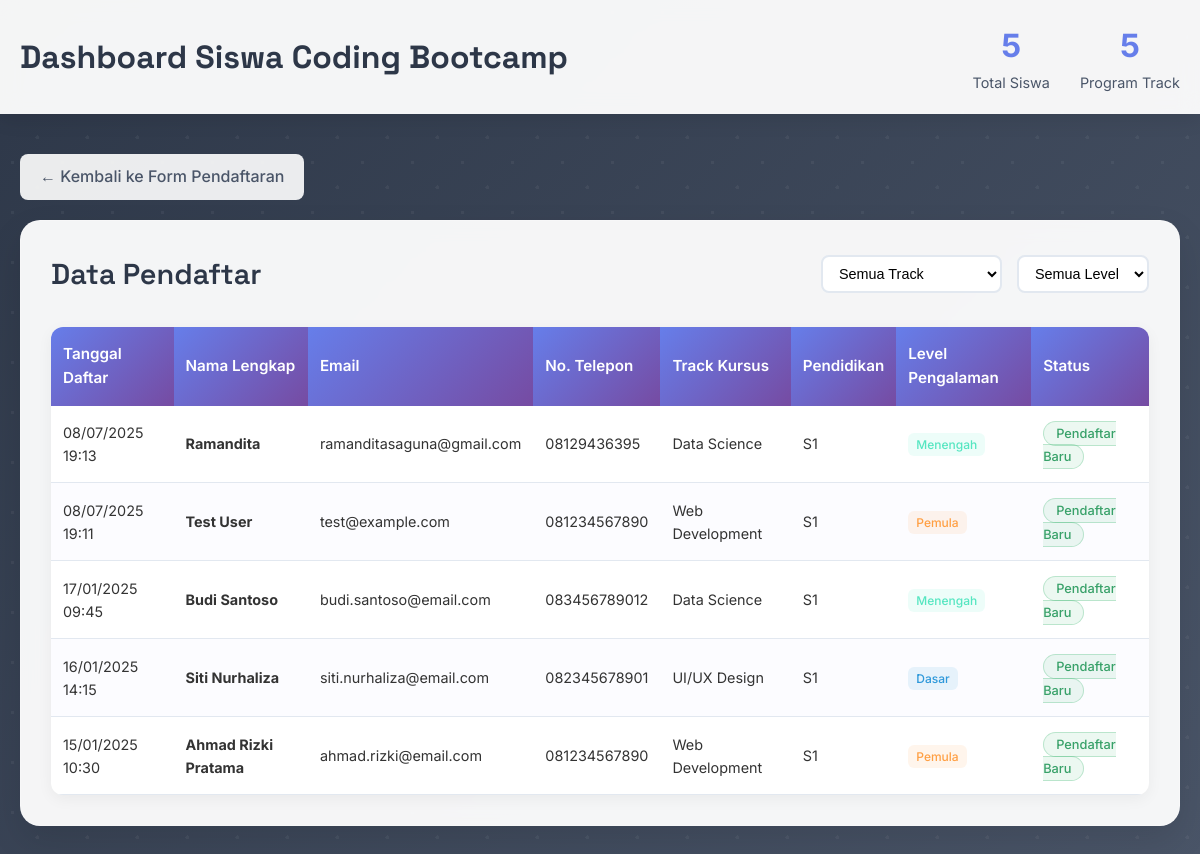
Screenshot of /dashboard/students with the database file from the repository.
### tables this page shows
CREATE TABLE students (
                id INTEGER PRIMARY KEY AUTOINCREMENT,
                enrollment_date TEXT NOT NULL,
                full_name TEXT NOT NULL,
                birth_date TEXT,
                email_address TEXT NOT NULL UNIQUE,
                phone_number TEXT NOT NULL,
                home_address TEXT,
                gender TEXT,
                course_track TEXT,
                education_level TEXT,
                experience_level TEXT,
                career_goals TEXT,
                created_at TEXT DEFAULT CURRENT_TIMESTAMP,
                updated_at TEXT DEFAULT CURRENT_TIMESTAMP
            );

### app.py (the view)
@app.route('/dashboard/students')
def view_students():
    try:
        conn = get_db_connection()
        if conn:
            cursor = conn.cursor()
            select_query = "SELECT * FROM students ORDER BY enrollment_date DESC"
            cursor.execute(select_query)
            rows = cursor.fetchall()
            students_data = []
            for row in rows:
                student_dict = {}
                for key in row.keys():
                    student_dict[key] = row[key]
                if student_dict.get('enrollment_date'):
                    try:
                        student_dict['enrollment_date'] = datetime.strptime(
                            student_dict['enrollment_date'], '%Y-%m-%d %H:%M:%S'
                        )
                    except:
                        pass
                students_data.append(student_dict)
            close_connection(conn, cursor)
            return render_template('dashboard/students.html', students_data=students_data)
        else:
            flash('Gagal terhubung ke database!')
            return redirect(url_for('home'))
    except sqlite3.Error as db_error:
        flash(f'Error database: {str(db_error)}')
        return redirect(url_for('home'))
    except Exception as general_error:
        flash(f'Terjadi kesalahan: {str(general_error)}')
        return redirect(url_for('home'))

### config/database_sqlite.py (called while the page is built)
def get_db_connection():
    try:
        connection = sqlite3.connect(DATABASE_PATH)
        connection.row_factory = sqlite3.Row  # Untuk mendapatkan hasil sebagai dictionary
        print("Berhasil terhubung ke database SQLite")
        return connection
    except Exception as e:
        print(f"Error saat menghubungkan ke database: {e}")
        return None

def close_connection(connection, cursor=None):
    try:
        if cursor:
            cursor.close()
        if connection:
            connection.close()
            print("Koneksi database telah ditutup")
    except Exception as e:
        print(f"Error saat menutup koneksi: {e}")

### templates/dashboard/students.html (shortened to what this page needs)
<!DOCTYPE html>
<html lang="id">
<head>
</head>
<body>
    <div class="dashboard-header">
        <div class="container">
            <div class="header-content">
                <h1 class="dashboard-title">Dashboard Siswa Coding Bootcamp</h1>
                <div class="stats-summary">
                    <div class="stat-item">
                        <div class="stat-number">{{ students_data|length }}</div>
                        <div class="stat-label">Total Siswa</div>
                    </div>
                    <div class="stat-item">
                        <div class="stat-number">5</div>
                        <div class="stat-label">Program Track</div>
                    </div>
                </div>
            </div>
        </div>
    </div>
    <div class="main-content">
        <div class="container">
            <a href="{{ url_for('home') }}" class="back-btn">
                ← Kembali ke Form Pendaftaran
            </a>
            <div class="table-container">
                <div class="table-header">
                    <h2 class="table-title">Data Pendaftar</h2>
                    <div class="filter-controls">
                        <select class="filter-select">
                            <option value="">Semua Track</option>
                        </select>
                        <select class="filter-select">
                            <option value="">Semua Level</option>
                        </select>
                    </div>
                </div>
                {% if students_data %}
                <table class="data-table">
                    <thead>
                        <tr>
                            <th>Tanggal Daftar</th>
                            <th>Nama Lengkap</th>
                            <th>Email</th>
                            <th>No. Telepon</th>
                            <th>Track Kursus</th>
                            <th>Pendidikan</th>
                            <th>Level Pengalaman</th>
                            <th>Status</th>
                        </tr>
                    </thead>
                    <tbody>
                        {% for student in students_data %}
                        <tr>
                            <td>{{ student.enrollment_date.strftime('%d/%m/%Y %H:%M') if student.enrollment_date else '-' }}</td>
                            <td><strong>{{ student.full_name }}</strong></td>
                            <td>{{ student.email_address }}</td>
                            <td>{{ student.phone_number }}</td>
                            <td>{{ student.course_track or '-' }}</td>
                            <td>{{ student.education_level or '-' }}</td>
                            <td>
                                {% if student.experience_level %}
                                    {% set exp_class = 'exp-' + student.experience_level.lower().split('(')[0].strip().replace(' ', '-') %}
                                    <span class="experience-badge {{ exp_class }}">{{ student.experience_level }}</span>
                                {% else %}
                                    -
                                {% endif %}
                            </td>
                            <td>
                                <span class="status-badge status-new">Pendaftar Baru</span>
                            </td>
                        </tr>
                        {% endfor %}
                    </tbody>
                </table>
                {% else %}
                <div class="no-data">
                    <div class="no-data-icon">📊</div>
                    <h3>Belum Ada Data Siswa</h3>
                    <p>Belum ada siswa yang mendaftar ke bootcamp.</p>
                </div>
                {% endif %}
            </div>
        </div>
    </div>
</body>
</html>

### templates/dashboard/students.html (style rules this page uses)
* { margin: 0; padding: 0; box-sizing: border-box; }
body { font-family: 'Inter', sans-serif; background: linear-gradient(135deg, #2d3748 0%, #4a5568 100%); min-height: 100vh; color: #333; line-height: 1.6; }
.dashboard-header { background: rgba(255, 255, 255, 0.95); backdrop-filter: blur(10px); padding: 20px 0; box-shadow: 0 4px 20px rgba(0,0,0,0.1); }
.container { max-width: 1200px; margin: 0 auto; padding: 0 20px; }
.header-content { display: flex; justify-content: space-between; align-items: center; }
.dashboard-title { font-family: 'Space Grotesk', sans-serif; font-size: 2rem; font-weight: 700; color: #2d3748; }
.stats-summary { display: flex; gap: 30px; align-items: center; }
.stat-item { text-align: center; }
.stat-number { font-size: 2rem; font-weight: 700; color: #667eea; }
.stat-label { font-size: 0.9rem; color: #4a5568; }
.main-content { padding: 40px 0; }
.table-container { background: rgba(255, 255, 255, 0.95); backdrop-filter: blur(10px); border-radius: 20px; padding: 30px; box-shadow: 0 15px 35px rgba(0,0,0,0.1); border: 1px solid rgba(255,255,255,0.2); }
.table-header { display: flex; justify-content: space-between; align-items: center; margin-bottom: 30px; }
.table-title { font-family: 'Space Grotesk', sans-serif; font-size: 1.8rem; font-weight: 600; color: #2d3748; }
.filter-controls { display: flex; gap: 15px; align-items: center; }
.filter-select { padding: 8px 12px; border: 2px solid #e2e8f0; border-radius: 8px; font-size: 0.9rem; background: white; }
.data-table { width: 100%; border-collapse: collapse; background: white; border-radius: 12px; overflow: hidden; box-shadow: 0 4px 15px rgba(0,0,0,0.05); }
.data-table th { background: linear-gradient(135deg, #667eea 0%, #764ba2 100%); color: white; font-weight: 600; padding: 15px 12px; text-align: left; font-size: 0.95rem; }
.data-table td { padding: 15px 12px; border-bottom: 1px solid #e2e8f0; font-size: 0.9rem; }
.data-table tr:nth-child(even) { background: rgba(102, 126, 234, 0.02); }
.status-badge { padding: 4px 12px; border-radius: 20px; font-size: 0.8rem; font-weight: 500; }
.status-new { background: rgba(72, 187, 120, 0.1); color: #38a169; border: 1px solid rgba(72, 187, 120, 0.3); }
.experience-badge { padding: 4px 8px; border-radius: 6px; font-size: 0.75rem; font-weight: 500; }
.exp-pemula { background: rgba(255, 159, 67, 0.1); color: #ff9f43; }
.exp-dasar { background: rgba(45, 152, 218, 0.1); color: #2d98da; }
.exp-menengah { background: rgba(85, 230, 193, 0.1); color: #55e6c1; }
.back-btn { display: inline-flex; align-items: center; gap: 8px; padding: 10px 20px; background: rgba(255, 255, 255, 0.9); color: #4a5568; text-decoration: none; border-radius: 8px; font-weight: 500; transition: all 0.3s ease; margin-bottom: 20px; }

### rows the page displays
students: enrollment_date "08/07/2025 19:13", full_name "Ramandita", email_address "ramanditasaguna@gmail.com", phone_number "08129436395", course_track "Data Science", education_level "S1", experience_level "Menengah"
students: enrollment_date "08/07/2025 19:11", full_name "Test User", email_address "test@example.com", phone_number "081234567890", course_track "Web Development", education_level "S1", experience_level "Pemula"
students: enrollment_date "17/01/2025 09:45", full_name "Budi Santoso", email_address "budi.santoso@email.com", phone_number "083456789012", course_track "Data Science", education_level "S1", experience_level "Menengah"
students: enrollment_date "16/01/2025 14:15", full_name "Siti Nurhaliza", email_address "siti.nurhaliza@email.com", phone_number "082345678901", course_track "UI/UX Design", education_level "S1", experience_level "Dasar"
students: enrollment_date "15/01/2025 10:30", full_name "Ahmad Rizki Pratama", email_address "ahmad.rizki@email.com", phone_number "081234567890", course_track "Web Development", education_level "S1", experience_level "Pemula"

### other values shown
{{ students_data|length }} "5"
